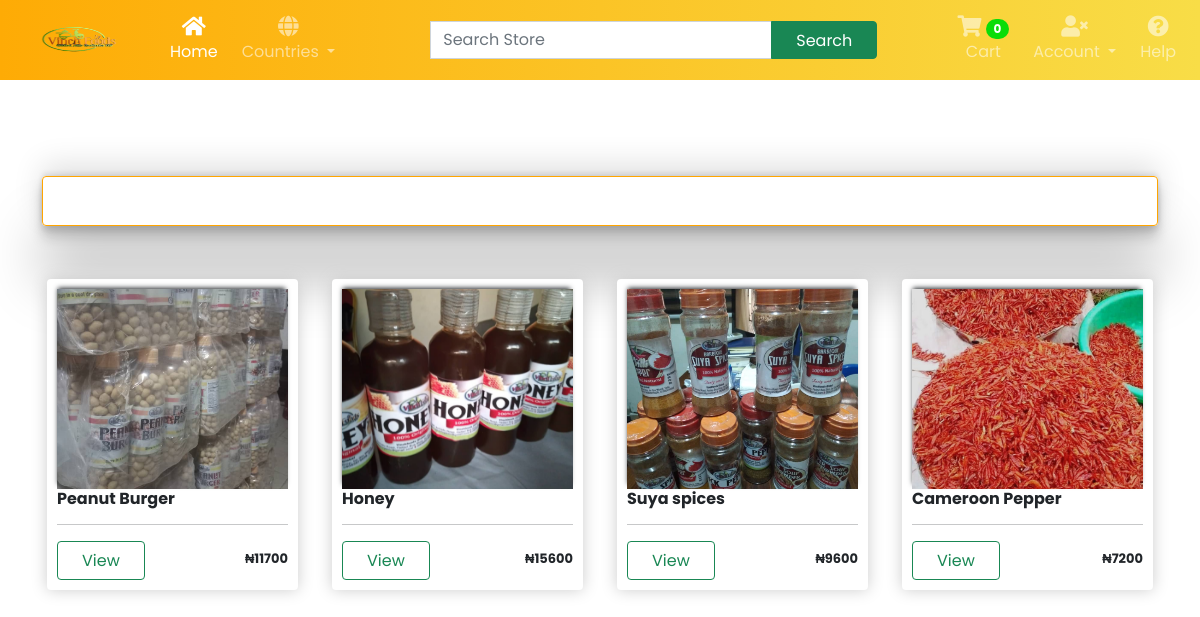
The app's page /category/vinch_specials/ with its own data.
### store/models.py (models this page shows, shortened)
class Product(models.Model):
    name = models.CharField(max_length=200)
    category = models.ForeignKey(Category, related_name='product_category', on_delete=models.CASCADE, null=True)
    slug = models.SlugField(max_length=255, unique=True, null=True)
    description = models.TextField(blank=True)
    in_stock = models.BooleanField(default=True)
    price = models.IntegerField()
    image = models.ImageField(null=True, blank=True)
    def get_absolute_url(self):
        return reverse('store:product_detail', args=[self.slug])

### store/views.py (the view)
# urls.py: path('category/<slug:category_slug>/', views.categoryview, name='category_detail'),
def categoryview(request, category_slug):
    category = get_object_or_404(Category, slug=category_slug)
    product_category = Product.objects.filter(category=category)
    return render(request, 'store/categoryview.html', {'product_category': product_category})

### account/context_processors.py (called while the page is built)
def users(request):
    if request.user.is_authenticated:
        username = NewUser.objects.get(last_name=request.user)
        last_name = username.last_name
    else:
        last_name = "Account"
        pass
    return {'last_name': last_name}

### store/context_processors.py (called while the page is built, shortened)
def total_cart_items(request):
    if request.user.is_authenticated:
        customer = request.user.customer
        order, created = Order.objects.get_or_create(customer=customer, complete=False)
        items = order.orderitem_set.all()
        if order:
            orderitems = OrderItem.objects.filter(order=order)
            qty = sum([item.quantity for item in orderitems])
            cart_total = sum([item.get_total for item in orderitems])
        else:
            qty = 0
            cart_total = 0
    else:
        try:
            cart = json.loads(request.COOKIES['cart'])
        except:
            cart = {}
        qty = 0
        cart_total = 0
        items = []
    return {'qty': qty, 'cart_total': cart_total, 'items': items}

### templates/store/categoryview.html (shortened to what this page needs)
{% extends 'main.html' %}
{% load static %}
{% block content %}
<section id="vinch-container" class="container d-flex align align-items-center justify-content-center my-5">
    <div class="w-100">
      <h1 class="h1-vinch-special text-center fw-bold my-5">{{vinchs.category}}</h1>
      <div class="row">
        {% for vinchs in product_category %}
          <div id="col" class="col-md-3 col-6">
            <div class="box-element prdouct">
              <img src="{{vinchs.image.url}}" style="object-fit: cover;" class="thumbnail" alt="...">
              <h6><strong>{{vinchs.name}}</strong></h6>
              <hr>
              <a class="btn btn-outline-success" href="{{vinchs.get_absolute_url}}">View</a>
              <h4>&#8358;{{vinchs.price}}</h4>
            </div>
          </div>
        {% endfor %}
      </div>
    </div>
   </section>
{% endblock content %}

### static/styles/main.css (style rules this page uses)
.btn { padding: .45rem 1.5rem .35rem; }
::placeholder { color: white; opacity: 1; }

### static/styles/store/store.css (style rules this page uses)
* { font-family: 'Poppins', sans-serif; }
.h1-vinch-special { height: 50px; margin-top: 2px; padding-top: 10px; font-size: 25px; border: 1px solid orange; border-radius: 4px 4px; box-shadow: rgba(0, 0, 0, 0.25) 0px 54px 55px, rgba(0, 0, 0, 0.12) 0px -12px 30px, rgba(0, 0, 0, 0.12) 0px 4px 6px, rgba(0, 0, 0, 0.17) 0px 12px 13px, rgba(0, 0, 0, 0.09) 0px -3px 5px; }
.box-element { box-shadow: hsl(0, 0%, 80%) 0 0 16px; background-color: #fff; border-radius: 4px; padding: 10px; margin: 5px; }
.box-element h4 { display: inline-block; float: right; font-weight: bold; font-size: 13px; margin-top: 10px; }
.thumbnail { width: 100%; height: 200px; -webkit-box-shadow: -1px -3px 5px -2px; -moz-box-shadow: -1px -3px 5px -2px rgba; box-shadow: -1px -3px 5px -2px rgba(21) }

### records on screen
Product: image (picture), name "Peanut Burger", price "11700"
Product: image (picture), name "Honey", price "15600"
Product: image (picture), name "Suya spices", price "9600"
Product: image (picture), name "Cameroon Pepper", price "7200"

### other values on screen
{{ qty }} "0"
{{ last_name }} "Account"
